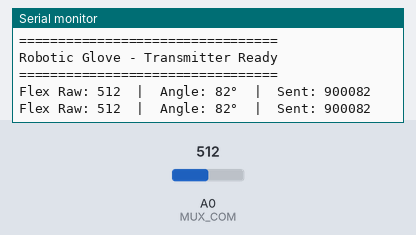
Bench run of a sketch on a simulated Arduino Nano, built with avr-gcc and run on an emulated ATmega328P. On the bench: the last lines printed to the serial monitor. The inputs (shaded band) are chosen by the test bench; at power-on: A0 (MUX_COM) = 512.

Above: at 1.2 s.
1.3 s: A0 (MUX_COM) set to 716
At 2.0 s:
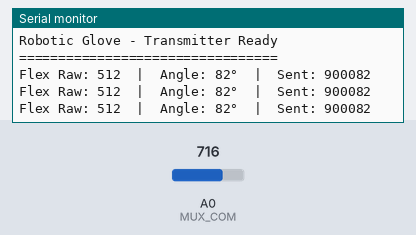
2.8 s: A0 (MUX_COM) set to 900
At 2.8 s:
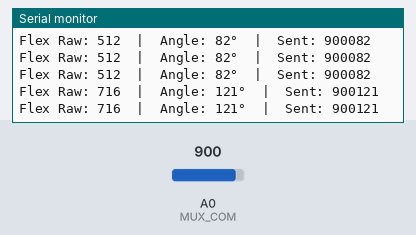
Timing chart, 0 to 5.8 s (numbered marks = the images above; inputs shaded):
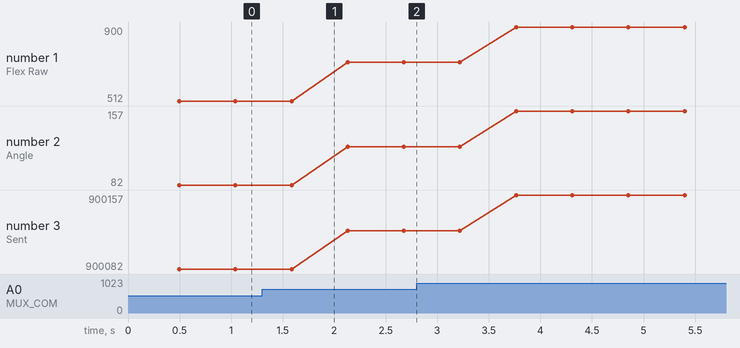

The sketch:

Testing1.ino
```cpp
/*
 * Wireless Robotic Glove - TRANSMITTER (Final)
 * Arduino Nano + CD74HC4051 + Flex Sensor (Index Finger)
 *
 * Wiring:
 * --- CD74HC4051 Multiplexer ---
 * VCC      → 5V
 * GND      → GND
 * VEE      → GND
 * E        → GND
 * COM/OUT  → A0
 * S0       → D4
 * S1       → D5
 * S2       → D6
 *
 * --- Flex Sensor (MUX Channel Y0) ---
 * One end   → 5V
 * Other end → MUX Y0 + 47kΩ resistor to GND
 *
 * --- 433MHz Transmitter ---
 * DATA → D7
 * VCC  → 5V
 * GND  → GND
 */

#include <RCSwitch.h>

RCSwitch mySwitch = RCSwitch();

#define MUX_S0   4
#define MUX_S1   5
#define MUX_S2   6
#define MUX_COM  A0

// Calibrated with 47kΩ resistor
#define FLEX_STRAIGHT   80    // finger fully straight
#define FLEX_BENT       1020  // finger fully bent

// Smoothing
#define NUM_SAMPLES     20

void selectMuxChannel(int channel) {
  digitalWrite(MUX_S0, (channel & 0x01));
  digitalWrite(MUX_S1, (channel & 0x02));
  digitalWrite(MUX_S2, (channel & 0x04));
}

int readFlexSmoothed() {
  long total = 0;
  for (int i = 0; i < NUM_SAMPLES; i++) {
    selectMuxChannel(0);
    delayMicroseconds(50);
    total += analogRead(MUX_COM);
    delay(2);
  }
  return (int)(total / NUM_SAMPLES);
}

void setup() {
  Serial.begin(115200);

  pinMode(MUX_S0, OUTPUT);
  pinMode(MUX_S1, OUTPUT);
  pinMode(MUX_S2, OUTPUT);

  mySwitch.enableTransmit(7);
  mySwitch.setProtocol(1);
  mySwitch.setPulseLength(350);
  mySwitch.setRepeatTransmit(10);

  Serial.println("=================================");
  Serial.println("Robotic Glove - Transmitter Ready");
  Serial.println("=================================");
}

void loop() {
  int flexRaw = readFlexSmoothed();

  // Straight (80) = 0°  |  Bent (1020) = 180°
  int angle = map(flexRaw, FLEX_STRAIGHT, FLEX_BENT, 0, 180);
  angle = constrain(angle, 0, 180);

  // Pack and transmit
  unsigned long packet = 900000UL + (unsigned long)angle;
  mySwitch.send(packet, 24);

  Serial.print("Flex Raw: ");
  Serial.print(flexRaw);
  Serial.print("  |  Angle: ");
  Serial.print(angle);
  Serial.print("°  |  Sent: ");
  Serial.println(packet);

  delay(50);
}
```

Measured:
- plotted number 1: 512 → 716 after the input at 1.3 s, 716 → 900 after the input at 2.8 s
- plotted number 2: 82 → 121 after the input at 1.3 s, 121 → 157 after the input at 2.8 s
- plotted number 3: 900082 → 900121 after the input at 1.3 s, 900121 → 900157 after the input at 2.8 s
